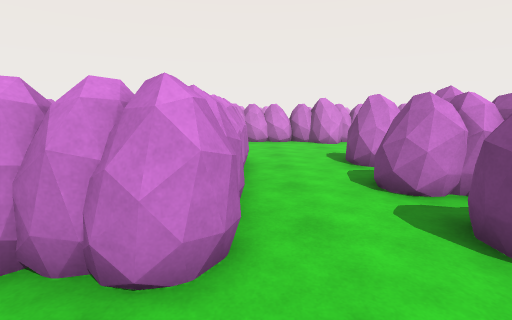
[1] (above)

23 first-person views from a walk through a Unity game level. The camera is 1.5 m above the floor, tilts 10° down and sees 85° across. The floor is counted in squares, 1 m on a side. Each view is taken from the middle of a square. On the plan, view 1 faces up. The plan holds only what a view shows up to about 14 squares ahead; the rest is blank. The player is left out. Some animated figures are left out.

[2]
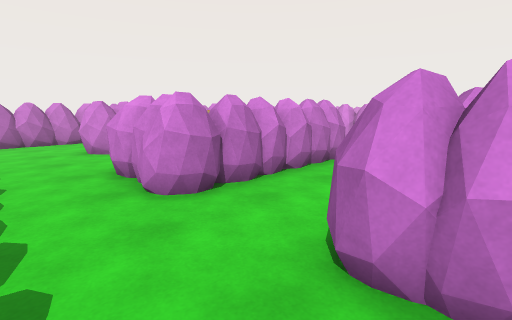

[3]
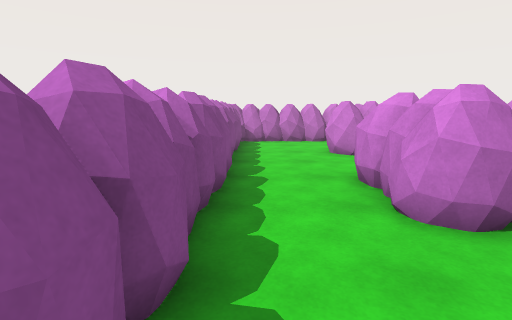

[4]
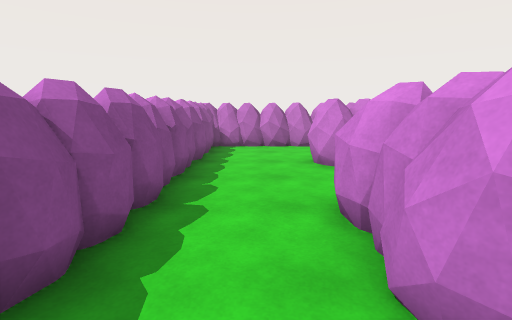

[5]
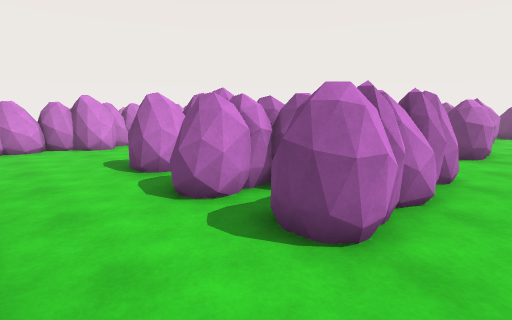

[6]
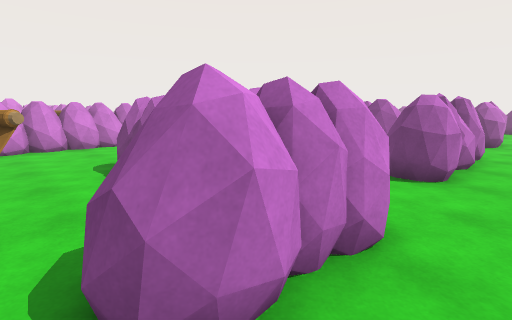

[7]
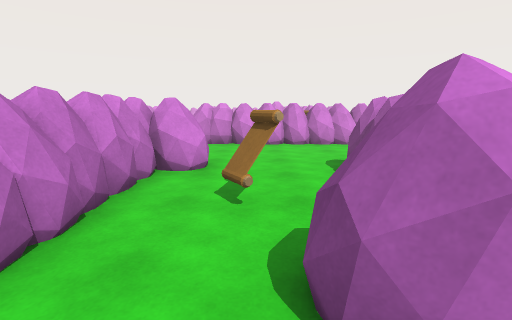

[8]
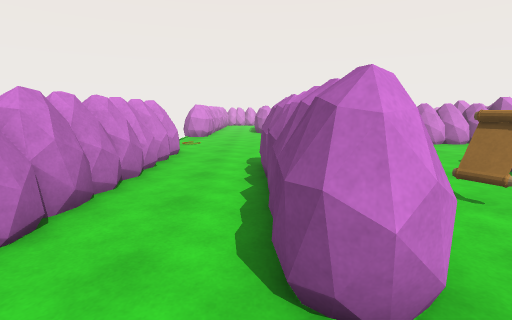

[9]
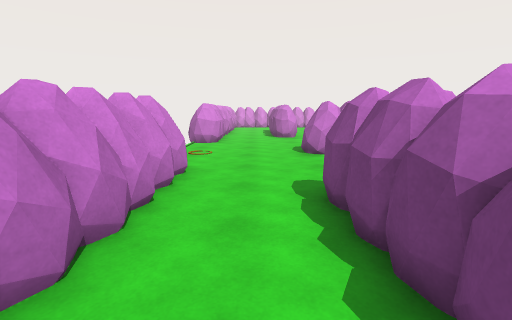

[10]
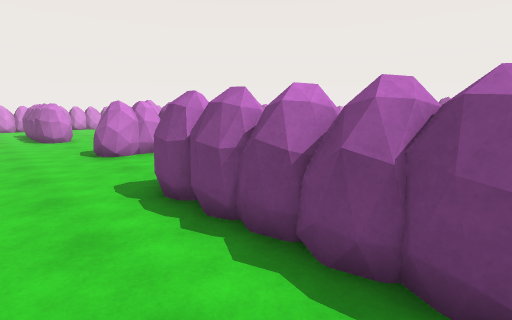

[11]
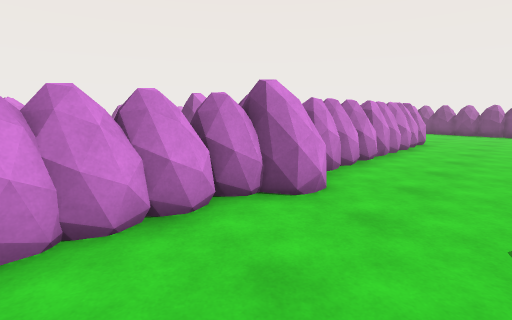

[12]
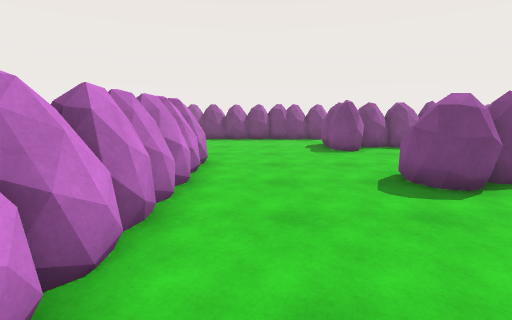

[13]
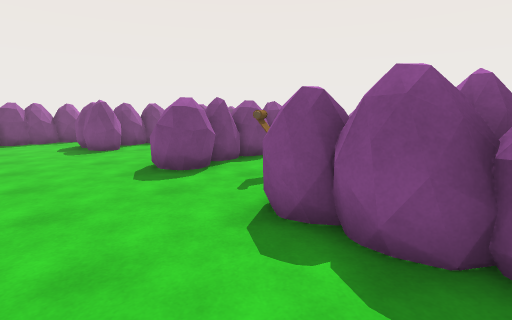

[14]
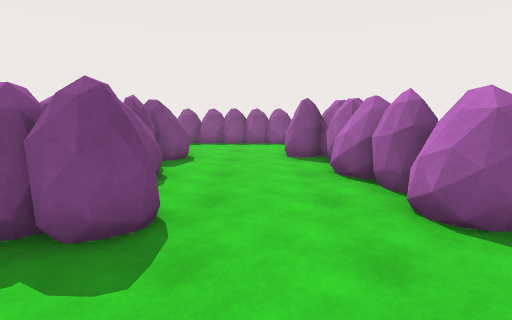

[15]
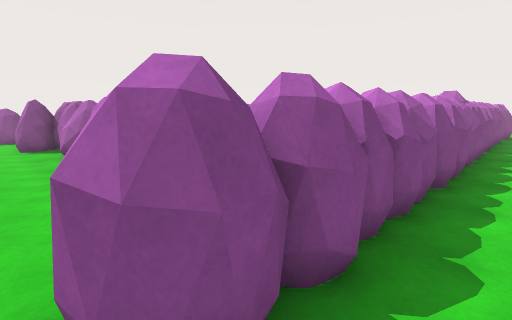

[16]
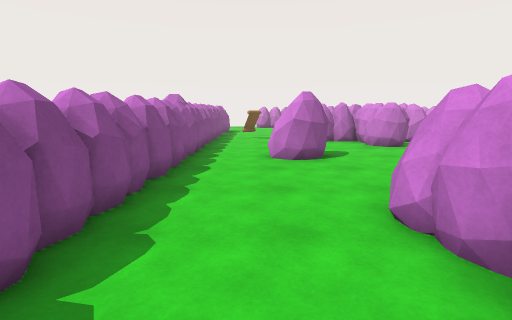

[17]
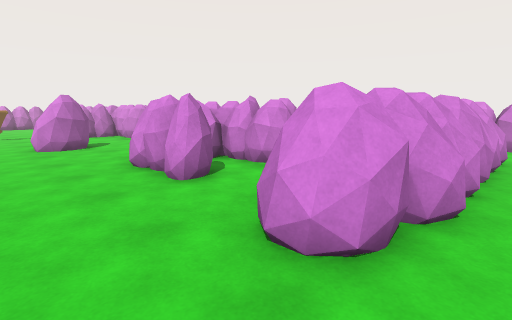

[18]
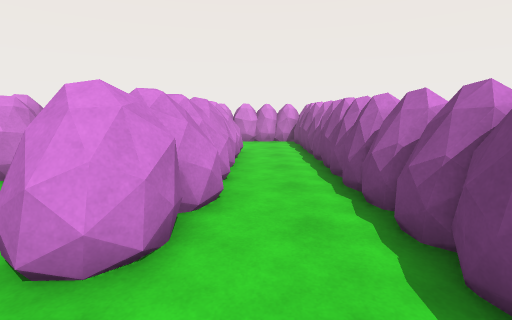

[19]
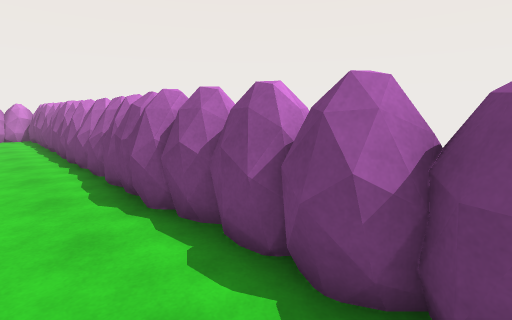

[20]
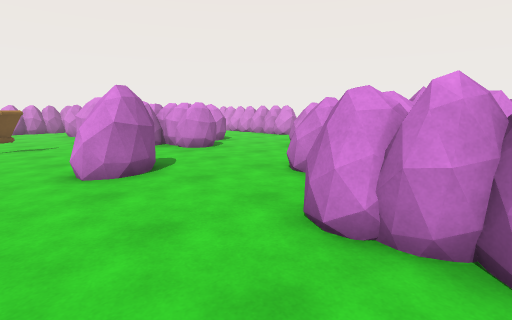

[21]
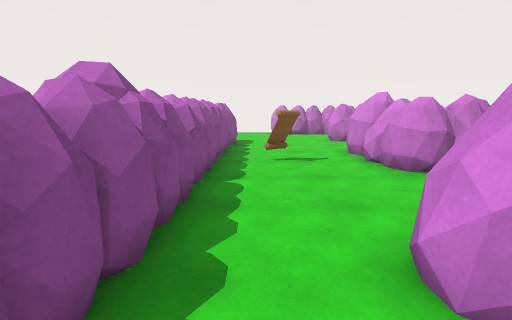

[22]
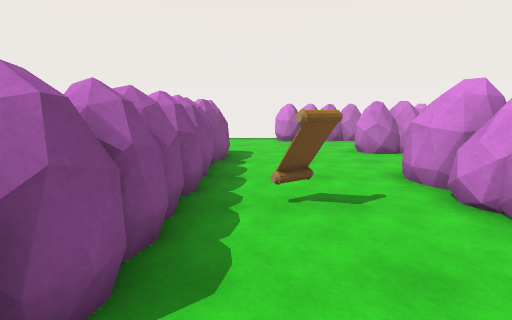

[23]
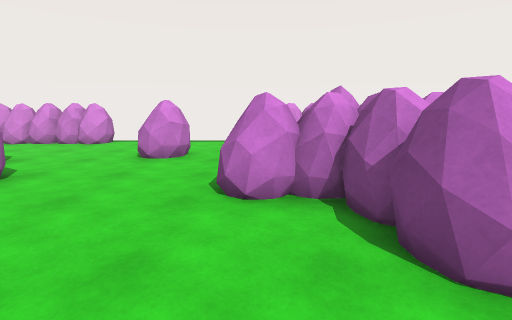

### Floor plan
Key: @ floor where view 1 was taken; # wall or solid block; . floor; = window, fence, low wall or low ledge; O other object.
Columns run from 12 left of view 1 to 21 right of it. Each row starts with its distance up from view 1.
 31            ###
 30         ######.  ..          ####
 29          ....... ..          ...#
 28           ......  .           ..#
 27            ..... ##.          ..#
 26             ....###.         #..#
 25             #.......         #..#
 24             #.......         #..#
 23             ###.....###  #   #..#
 22    .##     ####....=######  ##..#
 21  # .##.   ###........###..  ##..#
 20  #..##.. ####.........####. ##..##
 19  #.........=....##....####..##..##
 18 ##..............##..........=...#
 17 ##........OO....................#
 16  ..........O................. ..#
 15  ....#####################    ..##
 14  ....#####################......##
 13  ..............##...............##
 12  ...............................##
 11 ##..............................#
 10 ##..............................#
  9 ##..###........#####........## .#
  8 ##..###...###..#### ...#=...##  #
  7 ##..##....###..###  OO.#.....#
  6  #..##..O. ##.=###    .##....#
  5  #..###.O. ##..###     ##....#
  4 ##..##=... ##..###     ##....#
  3 ##..##..=####..#####  ####..=#
  2 ##.......###...#####...## ....
  1  #...................... ....
  0  #..........@....        .....
 -1  ##############         ######=
 -2                        ### ####

Positions as (right, up) in squares from view 1, and headings:
1: (0, 0), facing up
2: (4, 0), facing up-left
3: (3, 0), facing left
4: (1, 1), facing left
5: (0, 1), facing up-right
6: (-4, 1), facing up-right
7: (-4, 1), facing up
8: (-8, 1), facing up
9: (-9, 4), facing up
10: (-10, 4), facing up-right
11: (-1, 10), facing up-right
12: (5, 12), facing right
13: (4, 12), facing down-right
14: (14, 12), facing down
15: (14, 16), facing down-left
16: (14, 17), facing left
17: (18, 16), facing up-left
18: (18, 16), facing up
19: (18, 12), facing up-right
20: (12, 16), facing up-left
21: (7, 16), facing left
22: (3, 16), facing left
23: (8, 17), facing up
